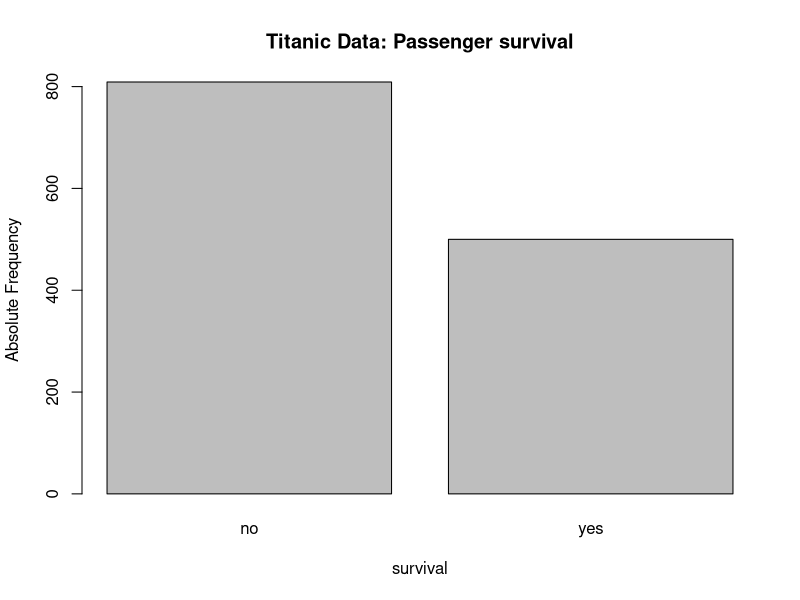
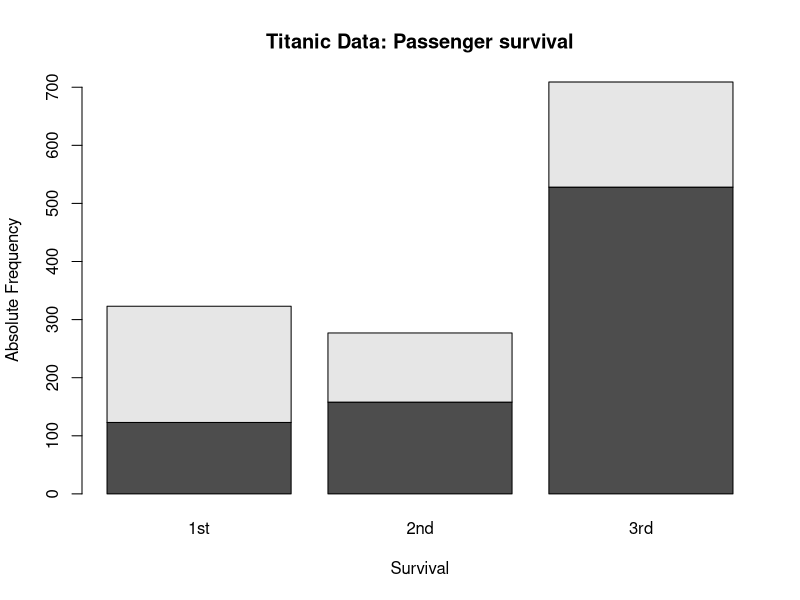
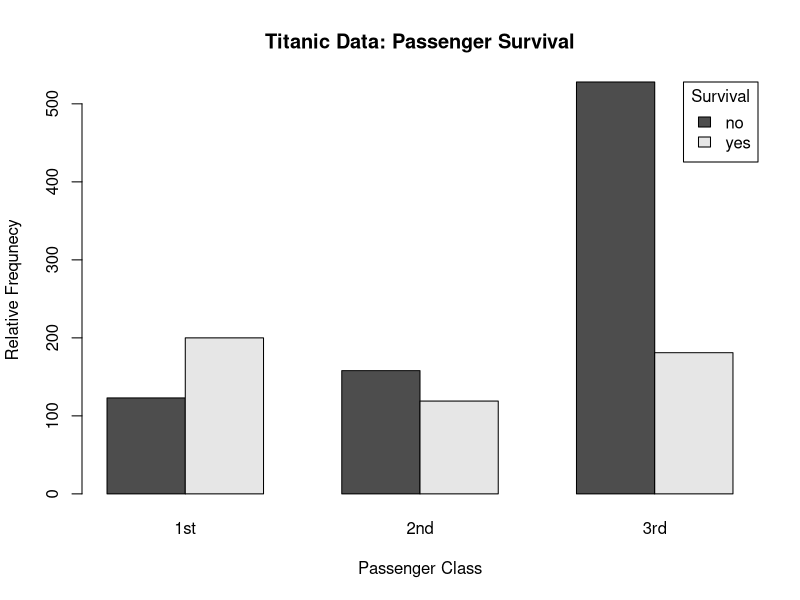
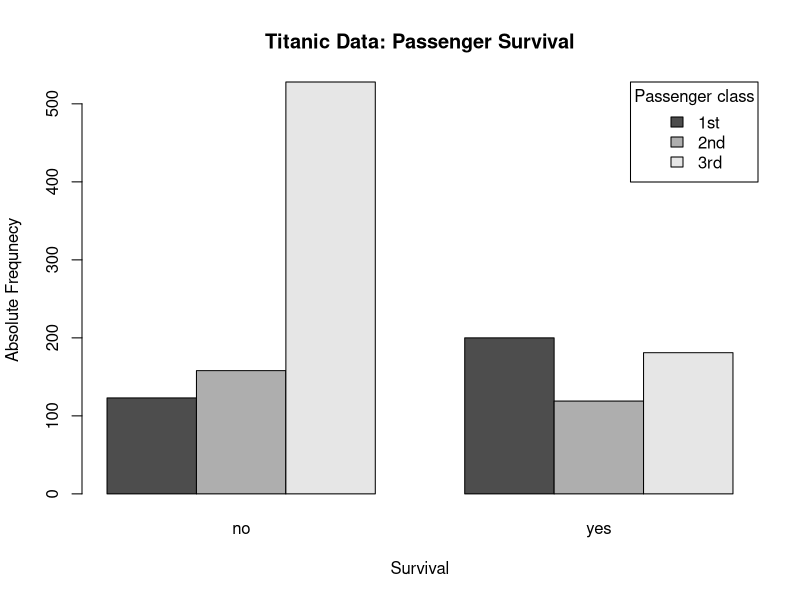
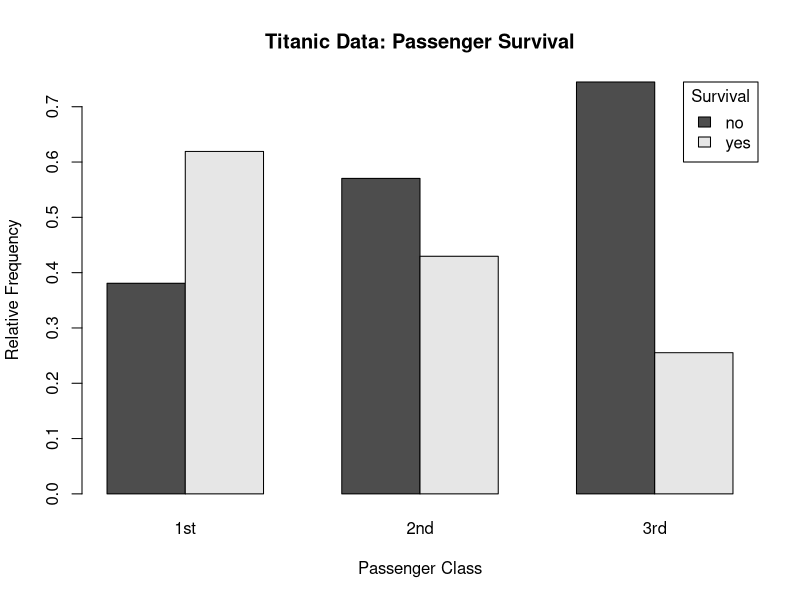
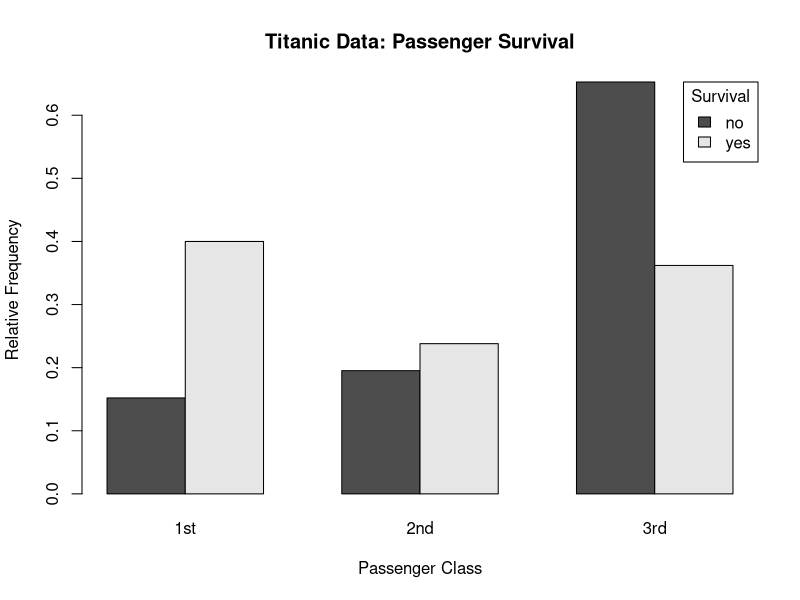

Generate these figures, in order, with R: (Note: this script raises an error after producing the figures.)
#######################################################################################################
#   Statistical Computing Exercise-05                                                                 #
#   Date: 18th Dec 2022                                                                               #
#######################################################################################################

# Preparations
rm(list = ls(all.names = TRUE))


# Contingency tables

# a. In the package carData there is a data frame called TitanicSurvival. Load the package and the data.
library(carData)
data("TitanicSurvival")


# b. Read the documentation for the TitanicSurvival dataset
?TitanicSurvival

# Documentation of TitanicSurvival
# Variables: survived (yes/no), sex (female, male), age (years), pessengerClass(1st, 2nd, 3rd)

# c. Apply the summary command to the data set and check, if the data looks plausible?
summary(TitanicSurvival)

str(TitanicSurvival)


# d. Obtain a frequency table to find out how many passengers survived and how many died. 
#    Determine also the relative frequencies.

cbind(
  table(
    TitanicSurvival$survived
  ), round(
    prop.table(
      table(
        TitanicSurvival$survived
      )
    ), digits = 3
  ) * 100
)


# e. Obtain a contingency table with the frequencies for survived and passengerClass. 
#    Use the dnn argument for table() to label the output appropriate.

freqTab <- table(
  TitanicSurvival$survived,
  TitanicSurvival$passengerClass,
  dnn = c('Survived', 'Passenger Class')
)

freqTab

# f. Calculate the overall relative frequencies, the column and row relative frequencies for passenger 
#    survival and class. Hint: see lecture notes and exercise sheet. [Round the values to 3 digits.]

# Relative frequency 
round(
  prop.table(
    freqTab
  ), 3
) * 100


# Columns relative frequency
round(
  prop.table(
    freqTab,
    margin = 2  # For Row relative frequency its 2
  ), 3
) * 100


# Row relative frequency
round(
  prop.table(
    freqTab,
    margin = 1  # For Row relative frequency its 1
  ), 3
) * 100


# g. Use the results from the commands above to answer the following questions.

# What proportion of passengers were 1st class and survived?
# Solution: 15.3%

# Of the 1st class passengers what proportion survived?
# Solution: 61.9%

# Of the 3rd class passengers what proportion survived?
# Solution: 25.5%

# Of those passengers who survived what proportion were 3rd class passengers?
# Solution: 36.2% 



# ----------------------------------------------- x -----------------------------------------------


# Bar charts: 

# Note: Diagrams always have a title and axis labels, so that a discussion of the relationship shown 
# is possible from the diagram alone. If the graph contains the information of further variables in 
# addition to the X and Y values, it requires a legend (see below).

# a. Plot a bar chart of passenger survival. Hint barplot(table(???))

barplot(
  table(TitanicSurvival$survived),
  main = 'Titanic Data: Passenger survival',
  xlab = 'survival',
  ylab = 'Absolute Frequency'
)


# b. Plot a bar chart of passenger survival and class. barplot(table(???,???))

barplot(
  table(
    TitanicSurvival$survived,
    TitanicSurvival$passengerClass
  ),
  main = 'Titanic Data: Passenger survival',
  xlab = 'Survival',
  ylab = 'Absolute Frequency'
)


# c. Bar plot accepts the arguments beside=TRUE and legend=TRUE. Investigate the effect of 
#    these two arguments.

freqTab <- table(
  TitanicSurvival$survived,
  TitanicSurvival$passengerClass
)

barplot(
  freqTab,
  main = 'Titanic Data: Passenger Survival',
  xlab = 'Passenger Class',
  ylab = 'Relative Frequnecy',
  beside = TRUE, # beside: a logical value. If FALSE, the columns of height are portrayed as 
                 # stacked bars, and if TRUE the columns are portrayed as juxtaposed bars.
  legend = TRUE,
  args.legend = list(title = 'Survival', x = "topright")
)

?barplot


# d. What effect does reversing the order of survived and passengerClass in table() have on the diagram?

barplot(
  table(
    TitanicSurvival$passengerClass,
    TitanicSurvival$survived
  ),
  beside = TRUE, 
  legend = TRUE,
  args.legend = list(title = 'Passenger class', x = "topright"),
  main = 'Titanic Data: Passenger Survival',
  xlab = 'Survival',
  ylab = 'Absolute Frequnecy'
)

# e. You want to visualize the relative survival within each passenger class as a bar chart.
barplot(
  prop.table(
    freqTab,
    margin = 2
  ),
  beside = TRUE,
  legend = TRUE,
  args.legend = list(title = 'Survival', x = 'topright'),
  main = 'Titanic Data: Passenger Survival',
  xlab = 'Passenger Class',
  ylab = 'Relative Frequency'
)

# f. Create the following bar chart and describe the information depicted with your own words.

barplot(
  prop.table(
    freqTab,
    margin = 1
  ),
  beside = TRUE,
  legend = TRUE,
  args.legend = list(title = 'Survival', x = 'topright'),
  main = 'Titanic Data: Passenger Survival',
  xlab = 'Passenger Class',
  ylab = 'Relative Frequency'
)


# Jointly summarizing a qualitative and a quantitative variable

# You have already learnt a good graphical method for comparing a quantitative variable
# across different levels of a qualitative variable: a box plot


# a. Load the Prestige data set to the global environment and have another look to the data 
#    ocumentation if necessary.


# b. Create a box plot for income split by type. Consider the remarks regarding plots in the
#    beginning of exercise.
boxplot(
  table()
)


# Jointly summarizing a qualitative and a quantitative variable:

# You have already learnt a good graphical method for comparing a quantitative variable across 
# different levels of a qualitative variable: a box plot.


# a. Load the Prestige data set to the global environment and have another look to the data
#    documentation if necessary.
data("Prestige")


# b. Create a box plot for income split by type. Consider the remarks regarding plots in the beginning 
#    of exercise.

boxplot(
  income ~ type,
  data = Prestige,
  xlab = 'Job Type',
  col = c('lightblue', 'lightgreen', 'orange')
)


# c. To obtain statistics for income split by type we use the function tapply(). 
# We can read the following call to the tapply() function as "apply the function median() to the 
# variable income split by type".
tapply(Prestige$income, Prestige$type, FUN = median)


# d. Many functions in R take a data variable as the first argument and then optional arguments to
#    specify further settings.

mean(Prestige$income)
mean(Prestige$income, trim = 0.1)

?mean
# trim: the fraction (0 to 0.5) of observations to be trimmed from each end of x before the mean 
#       is computed. Values of trim outside that range are taken as the nearest endpoint.


# e. Run the following code and discuss the results.
tapply(Prestige$income, Prestige$type, FUN = mean)

tapply(Prestige$income, Prestige$type, FUN = mean, trim = 0.1)

# Using trim function: remove the elements which is far from each other.


# f. The function quantile(x, probs = c(0.25, 0.75)) returns the lower and upper quartiles for the
# variable x. Obtain the lower and upper quartiles for income split by type using tapply(). 
# Note the slightly different output format. Observe that the
# values for the quantile in each group matches the edges of each box in the box plot.


